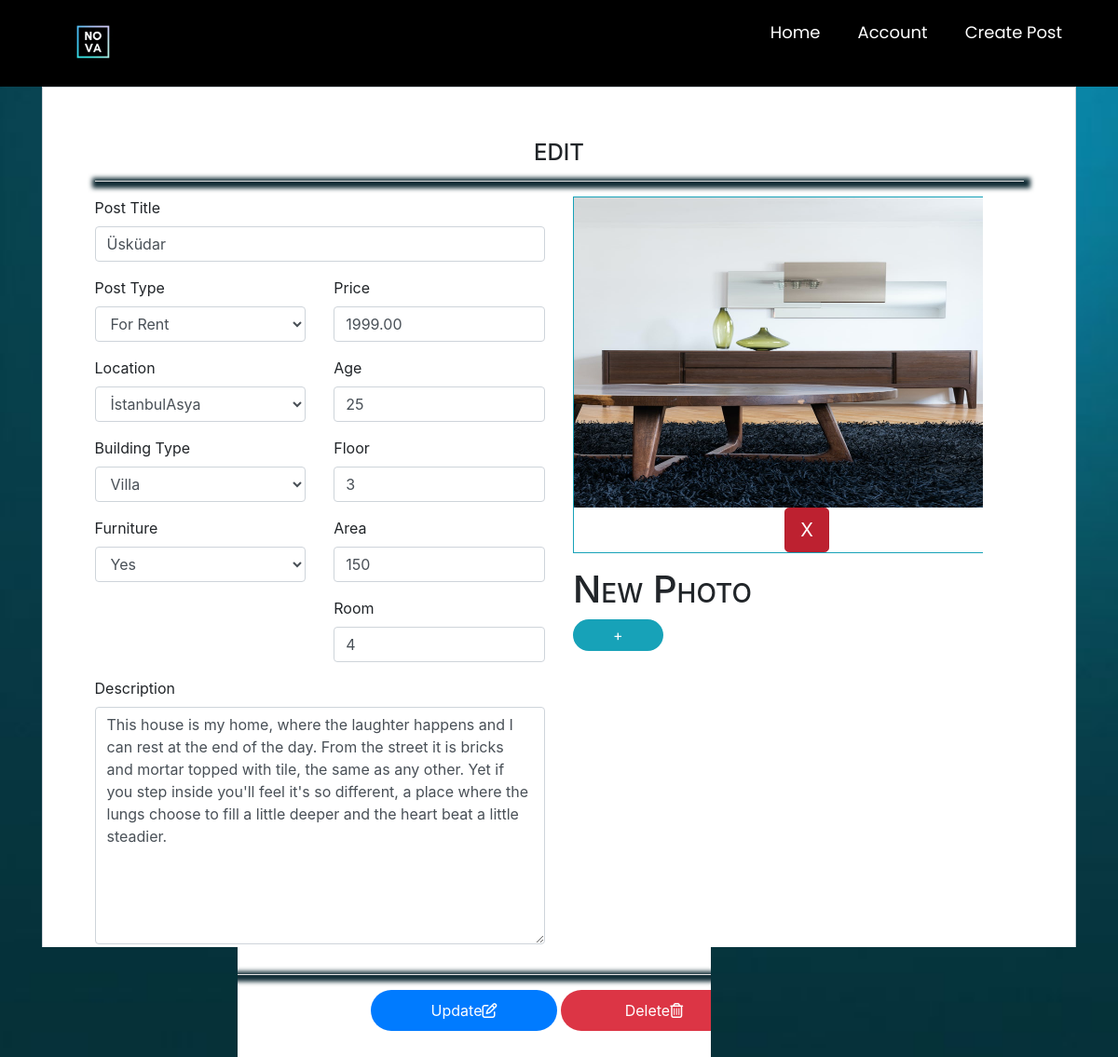
The app's page /editpost/112 (signed in) with its own data.
### main/models.py (models this page shows, shortened)
class Post(models.Model):
    ouruser = models.ForeignKey(ourUser, null=True, on_delete=models.CASCADE)
    post_title = models.CharField(max_length=255,null=True)
    post_description = models.TextField()
    price = models.DecimalField(decimal_places=2 , max_digits=12)
    location = models.CharField(max_length=255,null=True,choices=city)
    postType = models.CharField(choices=RorS , max_length=50, null=True , default='For Sale')
    floor = models.DecimalField(decimal_places=0 , max_digits=3 ,null=True)
    building_age = models.DecimalField(decimal_places=0, max_digits=2 , null=True)
    area = models.DecimalField(decimal_places=0,max_digits=4 ,null=True)
    isFurniture = models.CharField(choices=Furniture ,null=True,max_length=50,default="No")
    building_type = models.CharField(choices=b_types ,null=True ,max_length=50)
    room = models.DecimalField(decimal_places=0 , max_digits=3 ,null=True)

class PostImages(models.Model):
    image = models.ImageField(null=True, blank=True)
    gallery = models.ForeignKey(Post,null=True,on_delete= models.CASCADE)

### main/decorators.py (the view)
        def wrapper_func(request, *args, **kwargs):
            group = None
            if request.user.groups.exists():
                group = request.user.groups.all()[0].name
            if group in allowed_roles:
                return view_func(request, *args, **kwargs)
            else:
                return HttpResponse('You are not authorized to view this page')

### main/forms.py
class CreatePost(ModelForm):
    class Meta:
        model = Post
        fields = ['postType' , 'isFurniture' , 'building_type' , 'location' , 'post_title' ,'price' , 'building_age','floor','post_description','area', 'room' ]

### main/views.py (called while the page is built, shortened)
@login_required
@allowed_users(allowed_roles=['customer'])
def editpost(request, pk):
    fuser = Post.objects.get(id=pk)
    p_form = CreatePost(instance=fuser)
    pimage = PostImages.objects.filter(gallery=fuser)
    mydict = {'fuser': fuser, 'p_form': p_form, 'pimage': pimage}
    return render(request, 'main/editpost.html', context=mydict)

### main/templates/main/editpost.html (shortened to what this page needs)
{% extends 'main/mainpage.html' %}
{% load widget_tweaks %}
{% load static %}
{% block content %}
<head xmlns="http://www.w3.org/1999/html">
  <link href="//maxcdn.bootstrapcdn.com/bootstrap/4.1.1/css/bootstrap.min.css" rel="stylesheet" id="bootstrap-css">
</head>
<body >
    <div id="updates">
<form method="post" enctype="multipart/form-data">
<div class="container register-form">
  <div class="form">
    <div class="form-content">
                <center>
            <h4>EDIT</h4>
            <hr>
          </center>
      <div class="row">
        <div class="col-sm">
          <div class="form-group">
            <label>Post Title</label>
            {% render_field p_form.post_title class="form-control" placeholder="Post Title" %}
          </div>
        <div class="row">
        <div class="col-sm">
            <div class="form-group">
              <label>Post Type</label>
              {% render_field p_form.postType class="form-control" placeholder="Post Type" %}
            </div>
            <div class="form-group">
              <label>Location</label>
              {% render_field p_form.location class="form-control" placeholder="Location" %}
            </div>
            <div class="form-group">
              <label>Building Type</label>
              {% render_field p_form.building_type class="form-control" placeholder="Type" %}
            </div>
            <div class="form-group">
              <label>Furniture</label>
              {% render_field p_form.isFurniture class="form-control" placeholder="Furniture" %}
            </div>
        </div>
          <div class="col-sm">
            <div class="form-group">
              <label>Price</label>
              {% render_field p_form.price class="form-control" placeholder="Price" %}
            </div>
            <div class="form-group">
              <label>Age</label>
              {% render_field p_form.building_age class="form-control" placeholder="Age" %}
            </div>
            <div class="form-group">
              <label>Floor</label>
              {% render_field p_form.floor class="form-control" placeholder="Floor" %}
            </div>
               <div class="form-group">
                 <label>Area</label>
              {% render_field p_form.area class="form-control" placeholder="Area" %}
            </div>
                           <div class="form-group">
                 <label>Room</label>
              {% render_field p_form.room class="form-control" placeholder="Room" %}
            </div>
          </div>
        </div>
            <div class="form-group">
              <label>Description</label>
              {% render_field p_form.post_description class="form-control desdiv" placeholder="Description" %}
            </div>
        </div>
		<div class="col-sm">
            <div id="slide-wrapper">
                <div id="slider" >
                    {% for i in pimage %}
                    <div class="border border-info">
                    <img class="thumbnail" src="{% static i.image.url %}" width="500" height="333">
                        <center><a href="{% url 'delete-photo' i.id %}" class="btn btn-danger btn-lg active" role="button"
                                   aria-pressed="true">X</a></center>
                    </div>
                    {% endfor %}
                </div>
            </div>
            <div class="row">
                <div id="addbutton"  style="top:15px;" class="col-sm">
                    <h1>New Photo</h1>
                <button  onclick="showphoto()" type="button" class=" btnSubmit btn-info ">+</button>
                </div>
            </div>
		</div>
      </div>
      <hr>
           <center>
               <button type="submit" class="btnSubmit btn-primary" >Update<i class="far fa-edit"></i></button>
               <button onclick="show()" type="button" class=" btnSubmit btn-danger ">Delete<i class="far fa-trash-alt"></i></button>
      </center>
    </div>
  </div>
</div>
</form>
    </div>
</body>
{% endblock content %}

### main/templates/main/editpost.html (style rules this page uses)
hr { border-style: none; box-shadow: 2px 2px 5px 5px #102c35; }
a:link { text-decoration: none; }
.form-content { padding: 5%; border: 1px solid #ced4da; margin-bottom: 2%; background: white; }
.btnSubmit { border: none; border-radius: 1.5rem; padding: 1%; width: 20%; cursor: pointer; background: #0062cc; color: #fff; }
#slider { width: 440px; display: flex; flex-wrap: nowrap; overflow-x: auto; cursor: grab; }
#addbutton { display:block; }
h1 { font-size: 35px; font-family: "Times New Roman", Times, cursive; font-weight: lighter; font-variant: small-caps; color:#f8fcfd; }
#updates { display:block; }
.desdiv { max-height: 300px; min-height: 255px; }

### main/templates/main/mainpage.html (style rules this page uses)
body.g { background-image: url('/static/images/wallpaper.jpg'); background-size: cover; background-repeat: no-repeat; background-attachment: fixed; }
.show, .icon, input { display: none; }

### records on screen
Post: post_title "Üsküdar", postType "For Rent", location "İstanbulAsya", building_type "Villa", isFurniture "Yes", price "1999.00", building_age "25", floor "3", area "150", room "4", post_description "This house is my home, where the laughter happens and I can rest at the end of the day. From the street it is bricks and mortar topped with tile, the same as any other. Yet if you step inside you'll feel it's so different, a place where the lungs choose to fill a little deeper and the heart beat a little steadier."
PostImages: image (picture)
